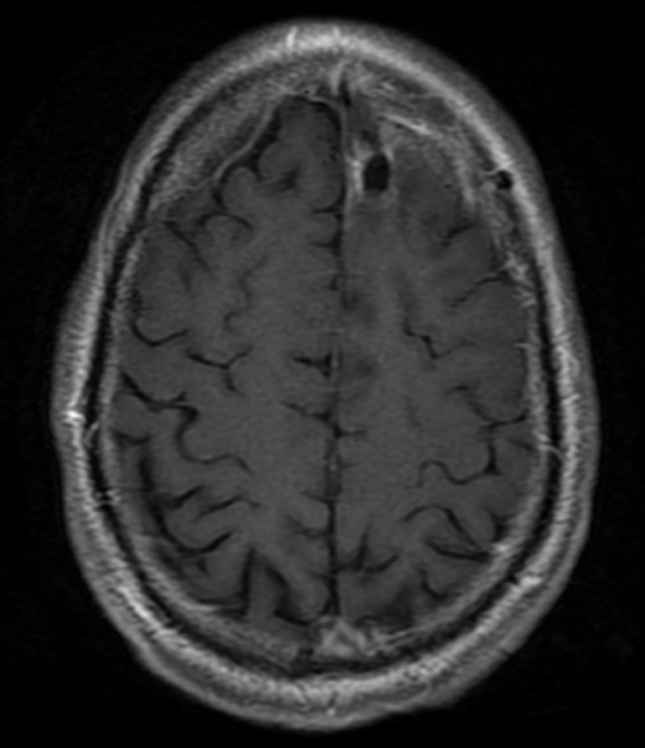
#> input picture semesters/w1920/tut5/MRI-sample.png, 645 x 748 px
$ jupyter execute --allow-errors tut5.ipynb
#> lines starting #> are read from the running program, lines starting #| are printed output that depends on the picture
# Tutorial 5: Sampling and interpolation

Today we'll be focusing on sampling continous signals and resampling a discrete ones. We will discuss the effect of sampling on the frequency domain, the aliasing artifacts that may arise and how to deal with them. Later we will understand the image processing pipeline that occures when we capture an image, with special attention given to demosaicing. Finally, we will demonstrate these topics with other imaging scenarios such as MRI.

Agenda:
- 1D and 2D sampling
- 1D and 2D aliasing artifacts
- Nyquist sampling theorem
- Image resampling
- Color filter arrays and image demosaicing
- Color corrections
- MRI sampling and aliasing

[cell 1]
import numpy as np
import matplotlib.pyplot as plt
import PIL.Image
import PIL.ImageDraw
from scipy import fftpack
import cv2
import rawpy
from scipy.ndimage import filters
import warnings
warnings.filterwarnings('ignore')

## 1D sampling

### Example

Let's generate a bandlimited 1D singal, with its highest frequency determined by the constant `FREQ`.

[cell 2]
FREQ = 40
A = -0.3
B = 0.3
NUM_SAMPLES = 800

t = np.linspace(A, B, num=NUM_SAMPLES)
f = np.cos(2 * np.pi * t) + np.cos(2 * np.pi * FREQ * t)
plt.plot(t, f)
plt.show()
#> figure, not shown here; curve peaks at x = -0.000375, y = 2

We will sample the signal with twice the speed of `FREQ`. Can we reconstruct the continuous singal?

Change the value of `RATE`. How does it affect your answer?

[cell 3]
RATE = 1 / (2 * FREQ)

sampled_t = np.arange(A, B, step=RATE)
sampled_f = np.cos(2 * np.pi * sampled_t) + np.cos(2 * np.pi * FREQ * sampled_t)
plt.plot(t, f)
plt.plot(sampled_t, sampled_f, 'bo')
plt.legend(('continous singal', 'sampled points', ))
plt.show()
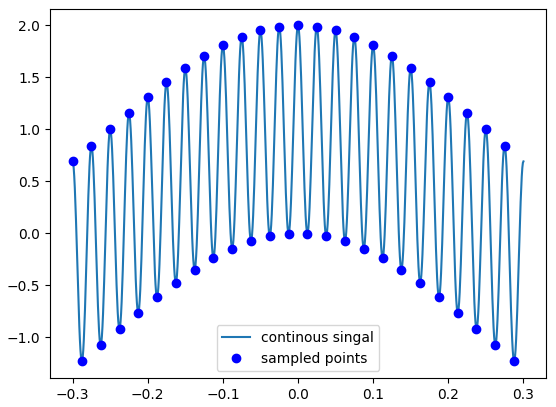
#> figure drawn by matplotlib, 1 panel; curve peaks at x = -0.000375, y = 2; curve peaks at x = 2.78e-16, y = 2
#> `image = PIL.Image.new('L', SIZE, color=BACKGROUND_COLOR)`: image: PIL image 512x512 L; every value is 255

### Nyquist sampling theorem

The Nyquist sampling theorem states:

**"A bandlimited continuous-time signal can be sampled and perfectly reconstructed from its samples if the waveform is sampled over twice as fast as it's highest frequency component."**

We have seen it's generalized form in the lecture:

**"A $\mathcal{L}_0$-band limited singal can be perfectly reconstructed from its samples on $\mathcal{L}^\ast$."**

## 2D Sampling

### Downsampling and decimation

Let's create an image with high frequencies.

[cell 4]
BASIC_ANGLE = np.pi / 4

def draw_pattern(image, num_angles=360):
#> called with num_angles = 360
    width, height = image.size
#> width = 512; height = 512
    center_x, center_y = width / 2, height / 2
#> center_x = 256; center_y = 256
    draw = PIL.ImageDraw.Draw(image)
    for angle in np.linspace(0, 2 * np.pi, num=num_angles):
        slope = np.tan(angle)
        if angle < BASIC_ANGLE:
            x = width
            y = slope * center_x + center_y
        elif angle < 3 * BASIC_ANGLE:
            x = center_y / slope + center_x
            y = height
        elif angle < 5 * BASIC_ANGLE:
            x = 0
            y = slope * center_x + center_y
        elif angle < 7 * BASIC_ANGLE:
            x = -center_y / slope + center_x
            y = 0
        else:
            x = width
            y = slope * center_x + center_y

        draw.line(((center_x, center_y), (round(x), round(y))))

SIZE = (512, 512)
BACKGROUND_COLOR = 255
NUM_ANGLES = 360

image = PIL.Image.new('L', SIZE, color=BACKGROUND_COLOR)
draw_pattern(image, NUM_ANGLES)
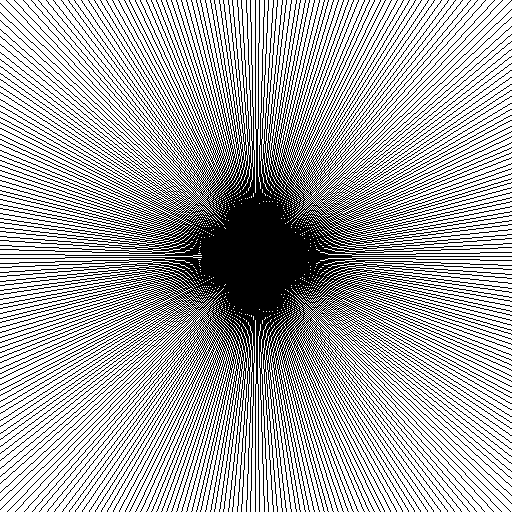
#> image: PIL image 512x512 L; 68.2% white; black in thin lines or dots
image.show()

Let's see what happens when we downsample it.

[cell 5]
NEW_SIZE = (255, 255)

downsampled_image = image.resize(NEW_SIZE)
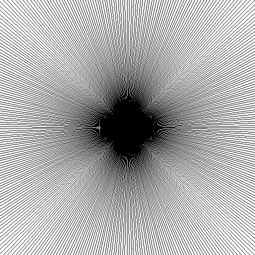
#> downsampled_image: PIL image 255x255 L; min 0, max 255, mean 172.1
downsampled_image.show()

These aliasing artifacts are calleed Moiré pattern. To mitigate them, we will use some kind of low-pass filter.

[cell 6]
FILTER = PIL.Image.BILINEAR

filtered_downsampled_image = image.resize(NEW_SIZE, resample=FILTER)
filtered_downsampled_image.show()

Try changing the values of `NUM_ANGLES`, `NEW_SIZE` and `FILTER` and see how they affect the resulting images.

For a complete understanding, let's display the frequency domain of each image.

[cell 7]
dft_original = fftpack.fftn(np.array(image))
plt.imshow(np.log(np.abs(fftpack.fftshift(dft_original))))
plt.title('original image frequencies')
plt.colorbar()
plt.show()

dft_downsampled = fftpack.fftn(np.array(downsampled_image))
plt.imshow(np.log(np.abs(fftpack.fftshift(dft_downsampled))))
plt.title('downsampled image frequencies')
plt.colorbar()
plt.show()

dft_downsampled_filtered = fftpack.fftn(np.array(filtered_downsampled_image))
plt.imshow(np.log(np.abs(fftpack.fftshift(dft_downsampled_filtered))))
plt.title('filtered + downsampled image frequencies')
plt.colorbar()
plt.show()
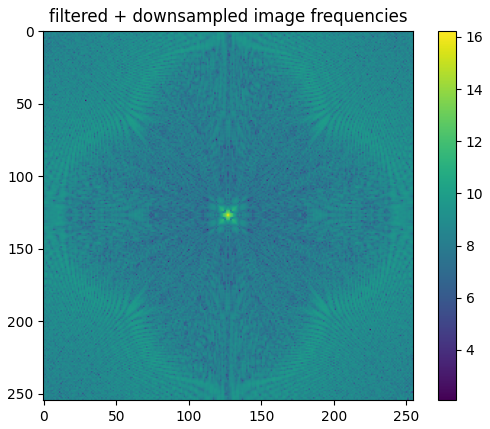
#> figure drawn by matplotlib, 2 panels

We can see that downsampling an image causes a loss of information in the frequency domain. By using an anti-aliasing filter before downsampling, we can preserve the infromation of the low frequencies.

Try examining the choice of `FILTER` on the frequency domain of the downsampled image.

### Upsampling and interpolation

Let's try to reverse the process and upsample the image with and without using a filter.

[cell 8]
SIZE = (2048, 2048)
FILTER = PIL.Image.BILINEAR

upsampled_image = filtered_downsampled_image.resize(SIZE)
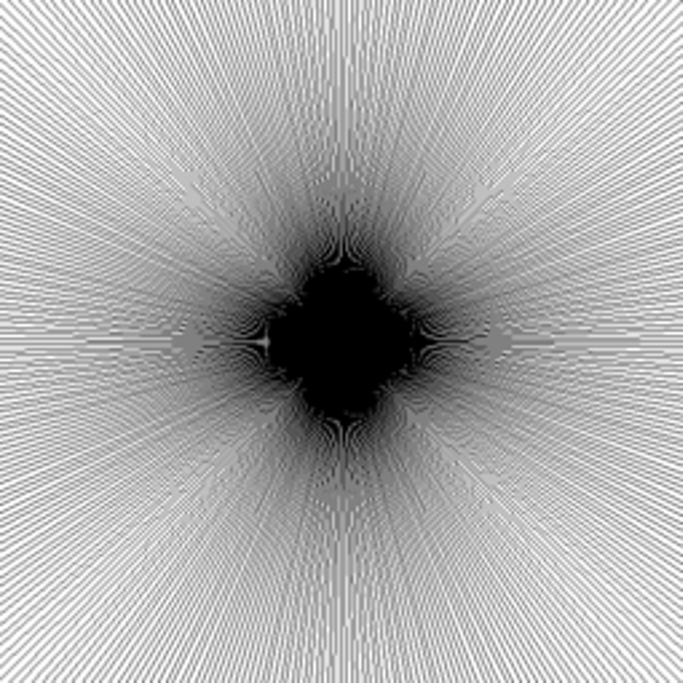
#> upsampled_image: PIL image 2048x2048 L (shown at 1/3 size); min 0, max 255, mean 173.9
upsampled_image.show()

upsampled_filtered_image = filtered_downsampled_image.resize(SIZE, resample=FILTER)
upsampled_filtered_image.show()

We cannot see any difference. That's because `PIL` automatically uses the `PIL.Image.NEAREST` interpolation which determines the value of each missing pixel by one of its neighbors.

Let's check if there's any difference in the frequency domain.

[cell 9]
dft_upsampled = fftpack.fftn(np.array(upsampled_image))
plt.imshow(np.log(np.abs(fftpack.fftshift(dft_upsampled))))
plt.title('upsampled image frequencies')
plt.colorbar()
plt.show()

dft_upsampled_filtered = fftpack.fftn(np.array(upsampled_filtered_image))
plt.imshow(np.log(np.abs(fftpack.fftshift(dft_upsampled_filtered))))
plt.title('upsampled + filtered image frequencies')
plt.colorbar()
plt.show()
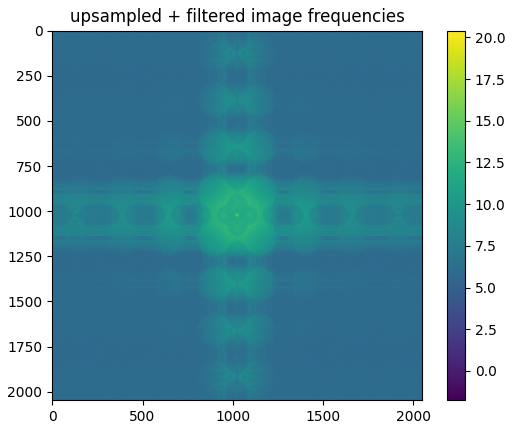
#> figure drawn by matplotlib, 2 panels

We can see that upsampling an image reveals false information in the high frequencies. By using a low-pass filter after upsampling, we can get rid of it.

Try examining the choice of `FILTER` on the frequency domain of the upsampled image.

### MRI

MRI samples an image in the frequency domain. Therefore we will see other kinds of artifacts when sampling.

Let's upload an MRI scan to examine.

[cell 10]
scan = cv2.imread('MRI-sample.png',cv2.IMREAD_GRAYSCALE).astype(float) / 255
#> scan: shape (748, 645) float64; min 0, max 0.98, mean 0.172
plt.imshow(scan, cmap='gray')
plt.title('spatial domain')
plt.show()

dft_scan = fftpack.fftshift(fftpack.fftn(scan))
plt.imshow(np.log(np.abs(dft_scan)))
plt.title('frequency domain')
plt.colorbar()
plt.show()
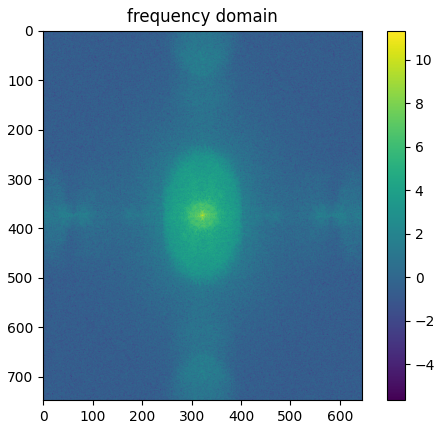
#> figure drawn by matplotlib, 2 panels

Because of physical constraints, MRI can only sample on specific grids in the frequency domain.

Let's demonstrate sampling on equally spaced vertical lines, which is a common approach.

[cell 11]
sampling_grid = np.ones(dft_scan.shape)
sampling_grid[:, 1::2] = 0
plt.imshow(sampling_grid, cmap='gray')
plt.title('sampling grid')
plt.show()
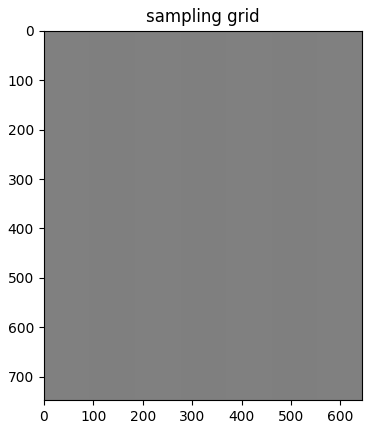
#> figure drawn by matplotlib, 1 panel

sampled_dft_scan = dft_scan * sampling_grid
plt.imshow(np.log(np.abs(sampled_dft_scan)))
plt.title('scan in the frequnecy domain')
plt.colorbar()
plt.show()
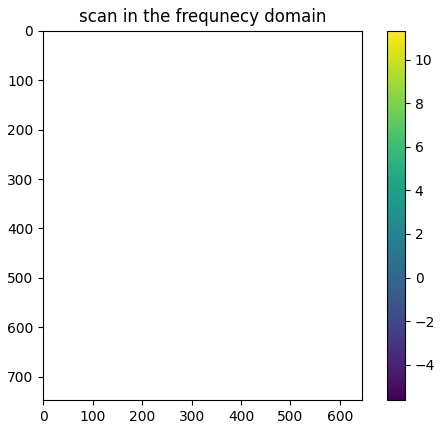
#> figure drawn by matplotlib, 2 panels

sampled_scan = fftpack.ifftn(fftpack.ifftshift(sampled_dft_scan))
plt.imshow(np.abs(sampled_scan), cmap='gray')
plt.title('scan in the spatial domain')
plt.show()
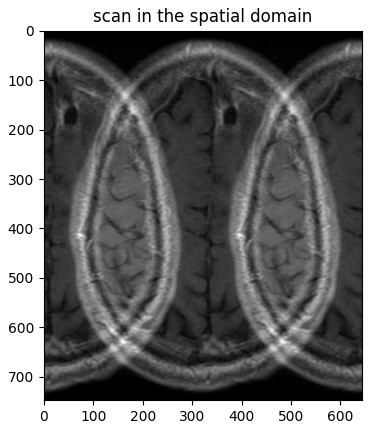
#> figure drawn by matplotlib, 1 panel
